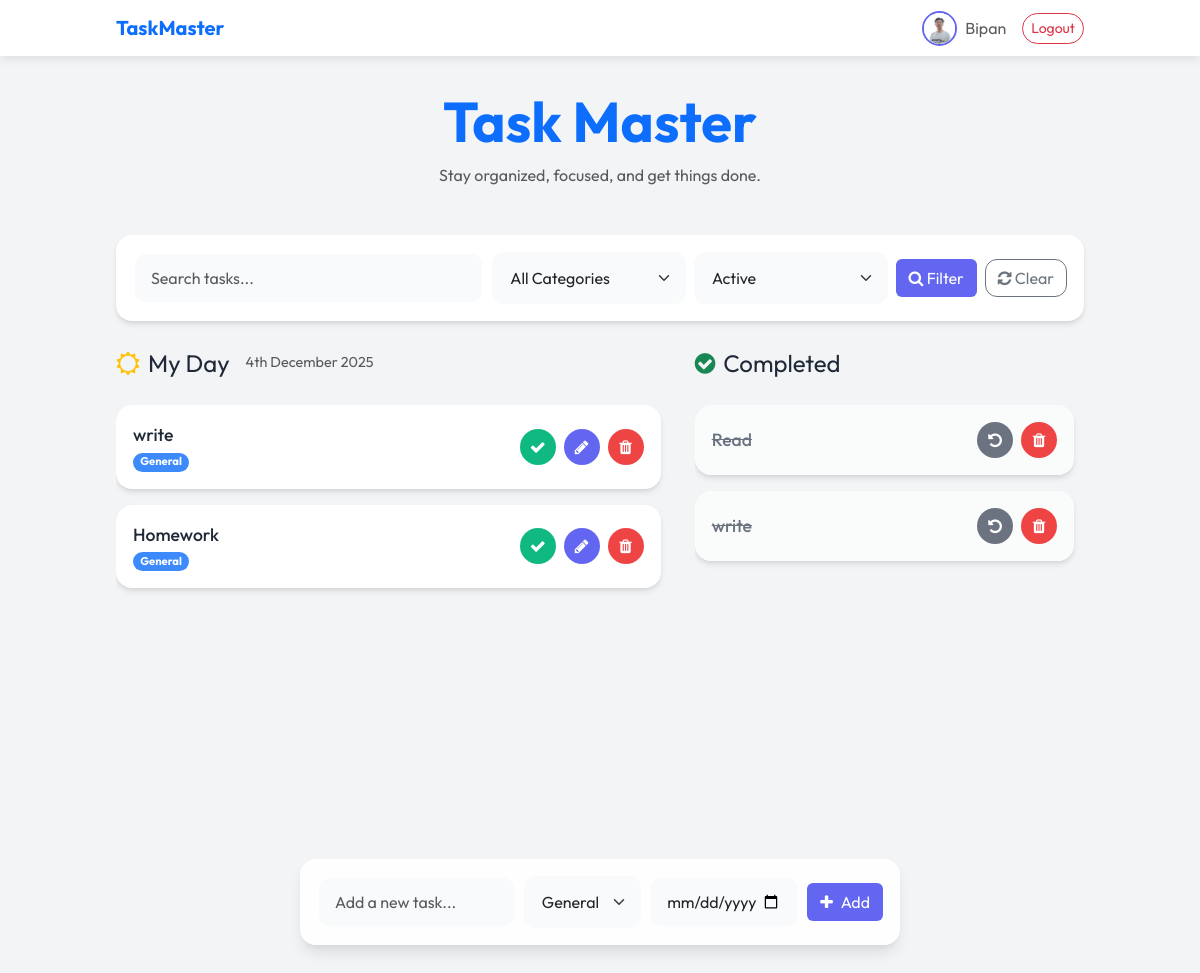
The page / (signed in) on the database its author committed.
### todo/models.py (models this page shows, shortened)
class UserProfile(models.Model):
    user = models.OneToOneField(User, on_delete=models.CASCADE, related_name='profile')
    avatar = models.ImageField(upload_to='avatars/', null=True, blank=True)
    bio = models.TextField(max_length=500, blank=True)

class Task(models.Model):
    CATEGORY_CHOICES = [
        ('General', 'General'),
        ('Work', 'Work'),
        ('Personal', 'Personal'),
        ('Shopping', 'Shopping'),
        ('Health', 'Health'),
        ('Education', 'Education'),
    ]
    user = models.ForeignKey(User, on_delete=models.CASCADE, null=True, blank=True)
    task = models.CharField(max_length=250)
    category = models.CharField(max_length=20, choices=CATEGORY_CHOICES, default='General')
    due_date = models.DateField(null=True, blank=True)
    is_completed = models.BooleanField(default=False)
    created_at = models.DateTimeField(auto_now_add=True)
    updated_at = models.DateTimeField(auto_now=True)

### todo_main/views.py (the view)
# urls.py: 2. Add a URL to urlpatterns:  path('', views.home, name='home')
@login_required(login_url='login')
def home(request):
    search_query = request.GET.get('search', '')
    category_filter = request.GET.get('category', '')
    status_filter = request.GET.get('status', 'active')  # Default to active tasks
    tasks = Task.objects.filter(user=request.user)
    if search_query:
        tasks = tasks.filter(Q(task__icontains=search_query))
    if category_filter:
        tasks = tasks.filter(category=category_filter)
    if status_filter == 'active':
        tasks = tasks.filter(is_completed=False)
    elif status_filter == 'completed':
        tasks = tasks.filter(is_completed=True)
    tasks = tasks.order_by('-updated_at')
    completed_tasks = Task.objects.filter(is_completed=True, user=request.user)
    categories = Task.CATEGORY_CHOICES
    context = {
        'tasks': tasks,
        'completed_tasks': completed_tasks,
        'search_query': search_query,
        'category_filter': category_filter,
        'status_filter': status_filter,
        'categories': categories,
    }
    return render(request, 'home.html', context)

### templates/home.html (shortened to what this page needs)
{% extends 'base.html' %}
{% block content %}
<div class="text-center mb-5">
    <h1 class="display-4 fw-bold text-primary">Task Master</h1>
    <p class="text-muted">Stay organized, focused, and get things done.</p>
</div>
        <div class="glass-card p-3 mb-4">
            <form method="GET" action="{% url 'home' %}" class="d-flex gap-2 flex-wrap align-items-center">
                <input type="text" name="search" class="form-control form-control-custom" placeholder="Search tasks..."
                    value="{{ search_query }}" style="flex: 2; min-width: 200px;">
                <select name="category" class="form-select form-control-custom" style="flex: 1; min-width: 120px;">
                    <option value="">All Categories</option>
                </select>
                <select name="status" class="form-select form-control-custom" style="flex: 1; min-width: 120px;">
                    <option value="active" {% if status_filter == 'active' %}selected{% endif %}>Active</option>
                </select>
                <button type="submit" class="btn btn-primary-custom">
                    <i class="fa fa-search"></i> Filter
                </button>
                <a href="{% url 'home' %}" class="btn btn-outline-secondary" style="border-radius: 0.75rem;">
                    <i class="fa fa-refresh"></i> Clear
                </a>
            </form>
        </div>
<div class="row">
    <div class="col-md-7 mb-4">
        <div class="section-title">
            <i class="fa fa-sun-o text-warning"></i>
            <span>My Day</span>
            <small class="text-muted ms-2" style="font-size: 0.9rem; font-weight: 400;">{% now "jS F Y" %}</small>
        </div>
        <div style="height: 500px; overflow-y: auto; padding-right: 10px;">
            {% for task in tasks %}
            <div class="glass-card task-item">
                <div class="d-flex flex-column">
                    <div class="task-text">{{ task.task }}</div>
                    <div class="d-flex gap-2 mt-1">
                        <span class="badge bg-primary rounded-pill"
                            style="font-size: 0.7rem; opacity: 0.8;">{{task.category }}</span>
                    </div>
                </div>
                <div class="d-flex align-items-center">
                    <a href="{% url 'mark_as_done' task.pk %}" class="btn-action btn-check-custom" title="Mark as Done">
                        <i class="fa fa-check"></i>
                    </a>
                    <a href="{% url 'edit_task' task.id %}" class="btn-action btn-edit-custom" title="Edit">
                        <i class="fa fa-pencil"></i>
                    </a>
                    <a href="{% url 'delete_task' task.id %}" class="btn-action btn-delete-custom" title="Delete">
                        <i class="fa fa-trash"></i>
                    </a>
                </div>
            </div>
            {% empty %}
            <div class="text-center py-5 text-muted">
                <i class="fa fa-clipboard fa-3x mb-3 opacity-25"></i>
                <p>No tasks for today. Enjoy your free time!</p>
            </div>
            {% endfor %}
        </div>
    </div>
    <div class="col-md-5">
        <div class="section-title">
            <i class="fa fa-check-circle text-success"></i>
            <span>Completed</span>
        </div>
        <div style="height: 500px; overflow-y: auto; padding-right: 10px;">
            {% for task in completed_tasks %}
            <div class="glass-card task-item completed-task" style="background: rgba(255,255,255,0.6);">
                <div class="task-text">{{ task.task }}</div>
                <div class="d-flex align-items-center">
                    <a href="{% url 'mark_as_undone' task.pk %}" class="btn-action btn-undo-custom" title="Undo">
                        <i class="fa fa-undo"></i>
                    </a>
                    <a href="{% url 'delete_task' task.id %}" class="btn-action btn-delete-custom" title="Delete">
                        <i class="fa fa-trash"></i>
                    </a>
                </div>
            </div>
            {% empty %}
            <div class="text-center py-5 text-muted">
                <i class="fa fa-check-square-o fa-3x mb-3 opacity-25"></i>
                <p>No completed tasks yet.</p>
            </div>
            {% endfor %}
        </div>
    </div>
</div>
<div class="add-task-wrapper">
    <div class="add-task-card">
        <form action="{% url 'addTask' %}" method="POST" class="d-flex gap-2 align-items-center">
            <input type="text" name="task" class="form-control form-control-custom" style="flex: 2;"
                placeholder="Add a new task..." required autocomplete="off">
            <select name="category" class="form-select form-control-custom" style="flex: 1; max-width: 130px;">
                <option value="General">General</option>
            </select>
            <input type="date" name="due_date" class="form-control form-control-custom"
                style="flex: 1; max-width: 150px;">
            <button type="submit" class="btn btn-primary-custom d-flex align-items-center gap-2">
                <i class="fa fa-plus"></i> Add
            </button>
        </form>
    </div>
</div>
{% endblock %}

### templates/base.html (shortened to what this page needs)
{% load static %}
<!DOCTYPE html>
<html lang="en">
<head>
    <link href="https://cdn.jsdelivr.net/npm/bootstrap@5.3.0-alpha1/dist/css/bootstrap.min.css" rel="stylesheet"
>
    <link rel="stylesheet" href="https://cdnjs.cloudflare.com/ajax/libs/font-awesome/4.7.0/css/font-awesome.min.css">
    <link rel="stylesheet" href="{% static 'css/style.css' %}">
</head>
<body>
    {% block navbar %}
    <nav class="navbar navbar-expand-lg navbar-light fixed-top"
        style="background: rgba(255, 255, 255, 0.95); backdrop-filter: blur(10px); box-shadow: 0 2px 10px rgba(0,0,0,0.1);">
        <div class="container main-container mt-0 mb-0">
            <a class="navbar-brand fw-bold text-primary" href="{% url 'home' %}">TaskMaster</a>
            <div class="d-flex align-items-center">
                {% if user.is_authenticated %}
                <a href="{% url 'profile' %}" class="d-flex align-items-center text-decoration-none me-3">
                    {% if user.profile.avatar %}
                    <img src="{{ user.profile.avatar.url }}" alt="Avatar" class="rounded-circle me-2"
                        style="width: 35px; height: 35px; object-fit: cover; border: 2px solid var(--primary-color);">
                    {% endif %}
                    <span class="text-muted">{{ user.username }}</span>
                </a>
                <a href="{% url 'logout' %}" class="btn btn-sm btn-outline-danger"
                    style="border-radius: 20px;">Logout</a>
                {% else %}
                <a href="{% url 'login' %}" class="btn btn-sm btn-primary-custom me-2">Login</a>
                <a href="{% url 'register' %}" class="btn btn-sm btn-outline-primary"
                    style="border-radius: 20px;">Register</a>
                {% endif %}
            </div>
        </div>
    </nav>
    {% endblock %}
    <div class="main-container" style="padding-top: 40px;">
        {% block content %}
        {% endblock %}
    </div>
</body>
</html>

### static/css/style.css (style rules this page uses)
:root { --primary-color: #6366f1; --primary-hover: #4f46e5; --secondary-color: #ec4899; --bg-color: #f3f4f6; --card-bg: #ffffff; --text-main: #1f2937; --text-muted: #6b7280; --success-color: #10b981; --danger-color: #ef4444; --shadow-sm: 0 1px 2px 0 rgba(0, 0, 0, 0.05); --shadow-md: 0 4px 6px -1px rgba(0, 0, 0, 0.1), 0 2px 4px -1px rgba(0, 0, 0, 0.06); --shadow-lg: 0 10px 15px -3px rgba(0, 0, 0, 0.1), 0 4px 6px -2px rgba(0, 0, 0, 0.05); --radius-lg: 1rem; --radius-md: 0.75rem; }
body { font-family: 'Outfit', sans-serif; background-color: var(--bg-color); color: var(--text-main); line-height: 1.5; }
h1, h2, h3, h4, h5, h6 { font-weight: 700; color: var(--text-main); }
.glass-card { background: var(--card-bg); border-radius: var(--radius-lg); box-shadow: var(--shadow-md); border: 1px solid rgba(255, 255, 255, 0.2); transition: transform 0.2s ease, box-shadow 0.2s ease; }
.btn-primary-custom { background-color: var(--primary-color); color: white; }
.btn-action { width: 36px; height: 36px; display: inline-flex; align-items: center; justify-content: center; border-radius: 50%; transition: all 0.2s; margin-left: 0.5rem; color: white; text-decoration: none; }
.btn-check-custom { background-color: var(--success-color); }
.btn-delete-custom { background-color: var(--danger-color); }
.btn-edit-custom { background-color: var(--primary-color); }
.btn-undo-custom { background-color: var(--text-muted); }
.form-control-custom { border-radius: var(--radius-md); border: 2px solid transparent; background-color: #f9fafb; padding: 0.75rem 1rem; transition: all 0.2s; }
.main-container { max-width: 1000px; margin: 3rem auto; padding: 0 1rem; }
.section-title { font-size: 1.5rem; margin-bottom: 1.5rem; display: flex; align-items: center; gap: 0.5rem; }
.task-item { display: flex; align-items: center; justify-content: space-between; padding: 1rem; margin-bottom: 1rem; }
.task-text { font-size: 1.1rem; font-weight: 500; }
.completed-task .task-text { text-decoration: line-through; color: var(--text-muted); }
.add-task-wrapper { position: fixed; bottom: 2rem; left: 50%; transform: translateX(-50%); width: 90%; max-width: 600px; z-index: 100; }
.add-task-card { background: rgba(255, 255, 255, 0.9); backdrop-filter: blur(10px); padding: 1rem; border-radius: var(--radius-lg); box-shadow: var(--shadow-lg); border: 1px solid rgba(255, 255, 255, 0.5); }

### rows shown on the page
Task: task "write", category "General"
Task: task "Homework", category "General"
Task: task "Read"
Task: task "write"

### other values the page prints
{{ user.username }} "Bipan"
